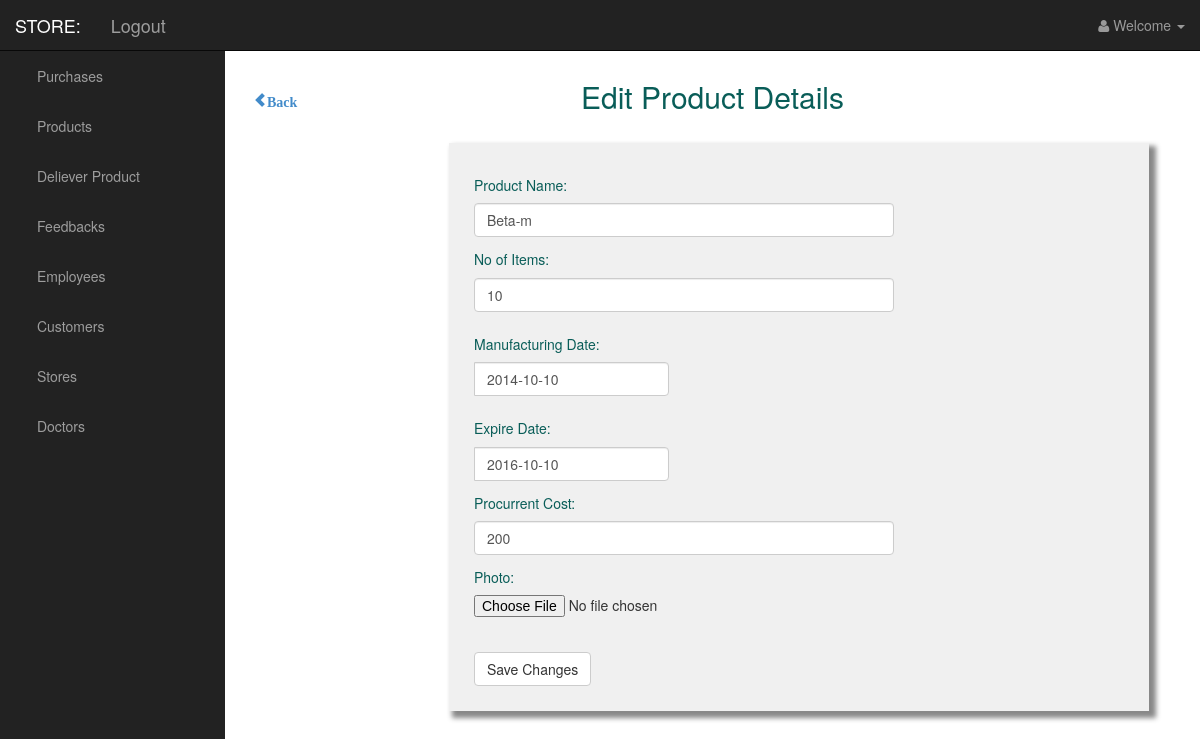
/editpro.php?product_name=Beta-m, run on the app's committed database.
### tables this page shows
CREATE TABLE PRODUCT(
	product_name CHAR(30) NOT NULL,
	store_id INT,
	no_of_items INT DEFAULT 0,
	manufacture_date DATE,
	expire_date DATE,
	procurrent_cost INT,
	imageType VARCHAR(25) DEFAULT '',
	imageData mediumblob,
	PRIMARY KEY(product_name),
	FOREIGN KEY (store_id) REFERENCES STORE(store_id)
);

### editpro.php (the view, shortened to what this page needs)
<!DOCTYPE html>
<html lang="en">
    <head>
        <?php include 'includes.php';?>
    </head>
    <body>
        <?php include 'header.php';?>
  		<?php
			if(isset($_GET['product_name'])){
				$query = "Select * from PRODUCT WHERE product_name='".$_GET['product_name']."'";
				$results = mysql_query($query);
				$row = mysql_fetch_array($results);
			}
		  ?>
		<br>
		<br>
	  <a href="products.php"><span class="glyphicon glyphicon-chevron-left" style="margin-left:2em"><b>Back</b></span></a>
    <h2 style="color:#095d58;text-align:center;margin-top:-1em">Edit Product Details</h2>
    <br>
<div id="form" style="width:50em;background-color:#f0f0f0;margin-left:16em;padding-top: 25px;padding-right: 25px ; padding-bottom: 25px;
    padding-left: 25px;border: 0px solid;box-shadow: 5px 5px 5px 2px #888888">
<form method="post" action="" enctype="multipart/form-data">
    <div class="form-group">
      <h5 style="color:#095d58">Product Name:</h5>
     <input type="text"class="form-control" name="product_name" id="product_name" style="width:30em" required value="<?php echo $row['product_name']; ?>">
    </div>
    <div class="form-group">
      <h5 style="color:#095d58">No of Items:</h5>
      <input type="text" class="form-control" name="no_of_items" id="no_of_items" style="width:30em" required value="<?php echo $row['no_of_items']; ?>">
    </div>
   <div class="form-group">
        <div class='input-group date' id='datetimepicker5'>
          <h5 style="color:#095d58">Manufacturing Date: </h5>
          <input type='text' class="form-control" data-date-format="YYYY/MM/DD" name="manufacture_date" required value="<?php echo $row['manufacture_date']; ?>">
        </div>
      </div>
    <div class="form-group">
        <div class='input-group date' id='datetimepicker5'>
          <h5 style="color:#095d58">Expire Date: </h5>
          <input type='text' class="form-control" data-date-format="YYYY/MM/DD" name="expire_date" required value="<?php echo $row['expire_date']; ?>">
        </div>
      </div>
    <div class="form-group">
      <h5 style="color:#095d58">Procurrent Cost:</h5>
      <input type="text"  class="form-control" name="procurrent_cost" id="procurrent_cost" style="width:30em" required value="<?php echo $row['procurrent_cost']; ?>">
    </div>
    <div class="form-group">
      <h5 style="color:#095d58">Photo:</h5>
      <input type="file"  name="image" id="image" >
    </div>
    <br>
    <button type="submit" class="btn btn-default" name="submit">Save Changes</button>
  </form>
</div>
<br>
<br>
    </body>
</html>

### static/css/sb-admin.css (style rules this page uses)
body { margin-top: 100px; background-color: white; }
@media (min-width:768px) { body { margin-top: 50px; } }

### data on the page
product: product_name "Beta-m", no_of_items "10", manufacture_date "2014-10-10", expire_date "2016-10-10", procurrent_cost "200"
